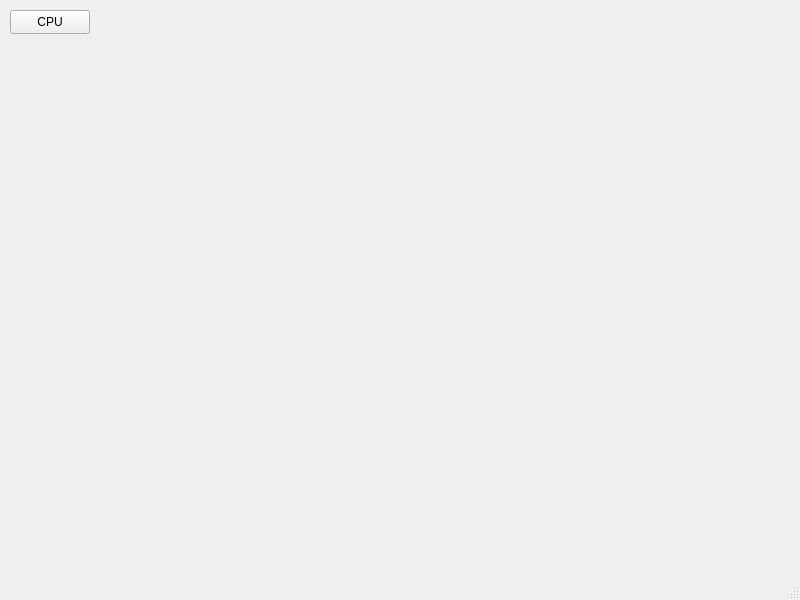
<?xml version="1.0" encoding="UTF-8"?>
<ui version="4.0">
 <class>MainWindow</class>
 <widget class="QMainWindow" name="MainWindow">
  <property name="geometry">
   <rect>
    <x>0</x>
    <y>0</y>
    <width>800</width>
    <height>600</height>
   </rect>
  </property>
  <property name="windowTitle">
   <string>MainWindow</string>
  </property>
  <widget class="QWidget" name="centralwidget">
   <widget class="QPushButton" name="CPUView">
    <property name="geometry">
     <rect>
      <x>10</x>
      <y>10</y>
      <width>80</width>
      <height>24</height>
     </rect>
    </property>
    <property name="text">
     <string>CPU</string>
    </property>
   </widget>
   <widget class="QStackedWidget" name="stackedWidget">
    <property name="geometry">
     <rect>
      <x>10</x>
      <y>50</y>
      <width>761</width>
      <height>501</height>
     </rect>
    </property>
    <property name="currentIndex">
     <number>1</number>
    </property>
    <widget class="QWidget" name="page"/>
    <widget class="QWidget" name="page_2">
     <widget class="QLabel" name="CpuInfo">
      <property name="geometry">
       <rect>
        <x>10</x>
        <y>10</y>
        <width>200</width>
        <height>16</height>
       </rect>
      </property>
      <property name="sizePolicy">
       <sizepolicy hsizetype="Expanding" vsizetype="Preferred">
        <horstretch>0</horstretch>
        <verstretch>0</verstretch>
       </sizepolicy>
      </property>
      <property name="text">
       <string/>
      </property>
      <property name="textFormat">
       <enum>Qt::TextFormat::PlainText</enum>
      </property>
     </widget>
    </widget>
   </widget>
  </widget>
  <widget class="QMenuBar" name="menubar">
   <property name="geometry">
    <rect>
     <x>0</x>
     <y>0</y>
     <width>800</width>
     <height>21</height>
    </rect>
   </property>
  </widget>
  <widget class="QStatusBar" name="statusbar"/>
 </widget>
 <resources/>
 <connections/>
</ui>
